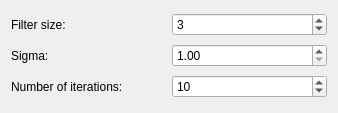
<?xml version="1.0" encoding="UTF-8"?>
<ui version="4.0">
 <class>RLDeconvolution</class>
 <widget class="QWidget" name="RLDeconvolution">
  <property name="geometry">
   <rect>
    <x>0</x>
    <y>0</y>
    <width>338</width>
    <height>113</height>
   </rect>
  </property>
  <layout class="QVBoxLayout" name="verticalLayout">
   <item>
    <layout class="QHBoxLayout" name="horizontalLayout">
     <item>
      <widget class="QLabel" name="label">
       <property name="sizePolicy">
        <sizepolicy hsizetype="Preferred" vsizetype="Preferred">
         <horstretch>0</horstretch>
         <verstretch>0</verstretch>
        </sizepolicy>
       </property>
       <property name="text">
        <string>Filter size:</string>
       </property>
      </widget>
     </item>
     <item>
      <widget class="QSpinBox" name="filterSize">
       <property name="minimum">
        <number>1</number>
       </property>
       <property name="maximum">
        <number>11</number>
       </property>
       <property name="singleStep">
        <number>2</number>
       </property>
       <property name="value">
        <number>3</number>
       </property>
      </widget>
     </item>
    </layout>
   </item>
   <item>
    <layout class="QHBoxLayout" name="horizontalLayout_2">
     <item>
      <widget class="QLabel" name="label_2">
       <property name="text">
        <string>Sigma:</string>
       </property>
      </widget>
     </item>
     <item>
      <widget class="QDoubleSpinBox" name="sigma">
       <property name="minimum">
        <double>1.000000000000000</double>
       </property>
       <property name="maximum">
        <double>10.000000000000000</double>
       </property>
      </widget>
     </item>
    </layout>
   </item>
   <item>
    <layout class="QHBoxLayout" name="horizontalLayout_3">
     <item>
      <widget class="QLabel" name="label_3">
       <property name="text">
        <string>Number of iterations:</string>
       </property>
      </widget>
     </item>
     <item>
      <widget class="QSpinBox" name="iterations">
       <property name="minimum">
        <number>1</number>
       </property>
       <property name="value">
        <number>10</number>
       </property>
      </widget>
     </item>
    </layout>
   </item>
  </layout>
 </widget>
 <resources/>
 <connections/>
</ui>
